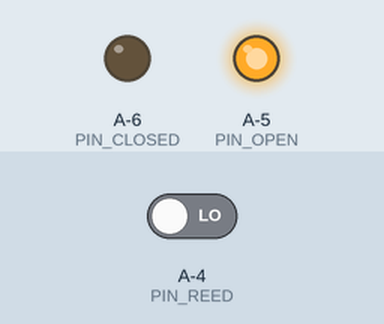
Simulated run of this sketch. Board: ATtiny85, built for the host (arithmetic inside an expression is 32-bit, double 64-bit). Parts: output pins drawn as LEDs (lit = HIGH). The inputs (shaded band) are chosen by the test bench; at power-on: A-4 (PIN_REED) LOW.

Above: at 1.3 s.
1.4 s: A-4 (PIN_REED) driven HIGH
At 1.9 s:
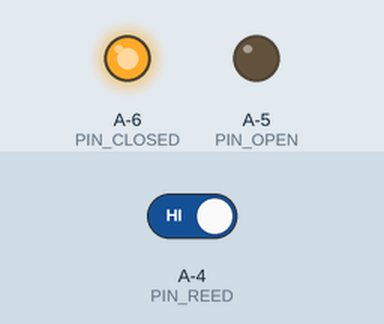
2.9 s: A-4 (PIN_REED) driven LOW
At 4.3 s:
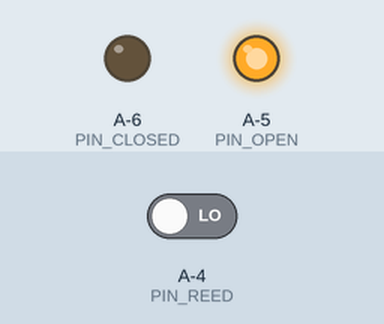
Timing chart, 0 to 5.9 s (numbered marks = the images above; inputs shaded):
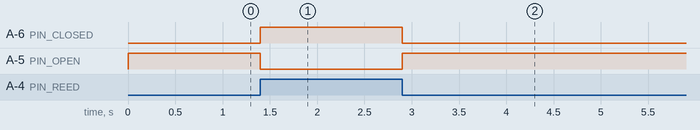

Measured:
- after the input at 1.4 s, A-6 (PIN_CLOSED): LOW → HIGH at once; A-5 (PIN_OPEN): HIGH → LOW at once
- after the input at 2.9 s, A-6 (PIN_CLOSED): HIGH → LOW at once; A-5 (PIN_OPEN): LOW → HIGH at once

The sketch:

pin_change_interrupt.ino
```cpp
// (licence header left out)
#include <avr/sleep.h>

#define PIN_REED    10
#define PIN_CLOSED  8
#define PIN_OPEN    9

void handleInterrupt() {
  int measure = digitalRead(PIN_REED);

  if (measure == HIGH) {
    digitalWrite(PIN_CLOSED, HIGH);
    digitalWrite(PIN_OPEN, LOW);
  } else {
    digitalWrite(PIN_CLOSED, LOW);
    digitalWrite(PIN_OPEN, HIGH);
  }
}

void sleep() {
  ADCSRA &= ~_BV(ADEN);                   // ADC off
  set_sleep_mode(SLEEP_MODE_PWR_DOWN);

  sleep_enable();                         // Sets the Sleep Enable bit in the MCUCR Register (SE BIT)
  sei();                                  // Enable interrupts

  sleep_cpu();                            // sleep

  cli();                                  // Disable interrupts
  sleep_disable();                        // Clear SE bit
  ADCSRA |= _BV(ADEN);                    // ADC on

  sei();                                  // Enable interrupts
}

void setup() {
  pinMode(PIN_REED, INPUT);
  pinMode(PIN_CLOSED, OUTPUT);
  pinMode(PIN_OPEN, OUTPUT);

  GIMSK |= _BV(PCIE0);                    // Enable Pin Change Interrupts
  PCMSK0 |= _BV(PCINT0);                  // Use PA0 as interrupt pin

  handleInterrupt();

  delay(100);
}

void loop() {
  sleep();

  handleInterrupt();
}

ISR(PCINT0_vect) {

}
```
